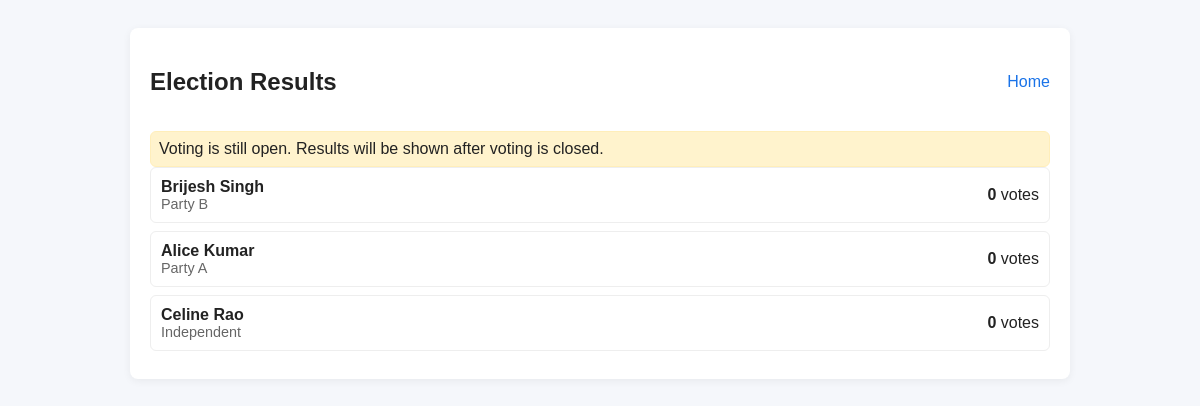
The app's page /results.php with its own data.
### tables this page shows
CREATE TABLE candidates (
  id INT AUTO_INCREMENT PRIMARY KEY,
  name VARCHAR(150) NOT NULL,
  party VARCHAR(150),
  description TEXT,
  created_at TIMESTAMP DEFAULT CURRENT_TIMESTAMP
);

### results.php (the view, shortened to what this page needs)
<?php
require 'db.php';
$st = $pdo->query("SELECT voting_open FROM settings WHERE id=1")->fetch();
$voting_open = $st ? (bool)$st['voting_open'] : false;
$stmt = $pdo->query("
  SELECT c.id, c.name, c.party, COUNT(v.id) AS votes
  FROM candidates c
  LEFT JOIN votes v ON v.candidate_id = c.id
  GROUP BY c.id ORDER BY votes DESC
");
$rows = $stmt->fetchAll();
?>
<!doctype html>
<html><head><meta charset="utf-8"><title>Results</title><link rel="stylesheet" href="style.css"></head>
<body><div class="container">
<header><h2>Election Results</h2><a href="index.php">Home</a></header>
<?php if($voting_open): ?>
  <div class="notice">Voting is still open. Results will be shown after voting is closed.</div>
<?php endif; ?>
<section>
  <?php foreach($rows as $r): ?>
    <div class="candidate">
      <div>
        <strong><?=htmlspecialchars($r['name'])?></strong>
        <div class="small"><?=htmlspecialchars($r['party'])?></div>
      </div>
      <div><strong><?= (int)$r['votes'] ?></strong> votes</div>
    </div>
  <?php endforeach; ?>
</section>
</div></body></html>

### style.css (style rules this page uses)
body { font-family: Arial, Helvetica, sans-serif; background:#f5f7fb; color:#222; padding:20px; }
.container { max-width:900px;margin:0 auto;background:#fff;padding:20px;border-radius:8px;box-shadow:0 2px 8px rgba(0,0,0,.06) }
header { display:flex;justify-content:space-between;align-items:center;margin-bottom:15px }
a { color:#1a73e8; text-decoration:none; }
.candidate { border:1px solid #eee;padding:10px;margin-bottom:8px;border-radius:6px;display:flex;justify-content:space-between;align-items:center }
.small { font-size:0.9em;color:#666 }
.notice { padding:8px;background:#fff3cd;border:1px solid #ffeeba;border-radius:6px }

### records on screen
candidates: name "Brijesh Singh", party "Party B", votes "0"
candidates: name "Alice Kumar", party "Party A", votes "0"
candidates: name "Celine Rao", party "Independent", votes "0"
